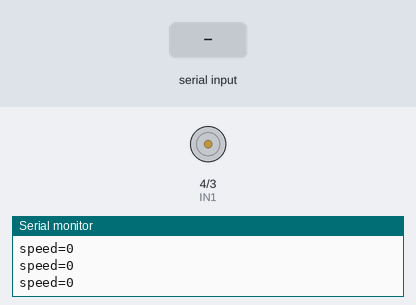
A sketch run on a simulated Arduino Uno, built with avr-gcc and run on an emulated ATmega328P. Parts: motor-driver pin pairs drawn as motors (green arrow = first pin HIGH = forward, orange = second pin HIGH = backward, longer = more drive, scaled by the enable pin), the last lines printed to the serial monitor. Inputs (shaded band) come from the test bench.

Above: at 1.2 s.
1.3 s: "speed 90\n" received over Serial
At 2.2 s:
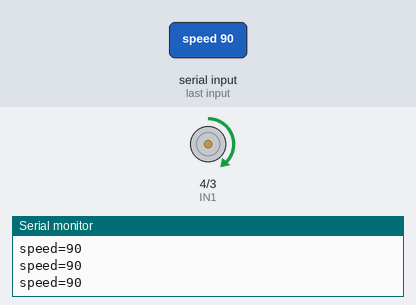
2.9 s: "speed ,45\n" received over Serial
At 3.5 s:
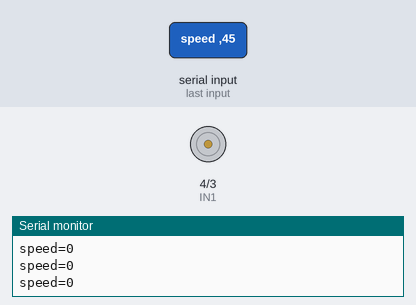
Timing chart, 0 to 5.9 s (numbered marks = the images above; inputs shaded):
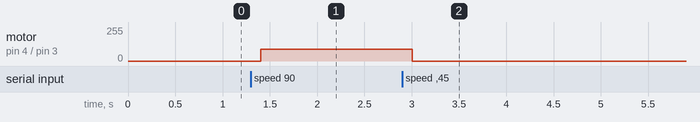

Measured:
- after the input at 1.3 s, motor on pin 4 (IN1) / pin 3 (IN2): stopped → forward 90/255 after 0.10 s
- after the input at 2.9 s, motor on pin 4 (IN1) / pin 3 (IN2): forward 90/255 → stopped after 0.10 s

The sketch:

l293d.ino
```cpp
// L293D: EN on D5 (PWM), IN1 on D4, IN2 on D3. Send "speed <-255..255>".
const int EN = 5, IN1 = 4, IN2 = 3;
int speed = 0;

void setup() {
  Serial.begin(115200);
  pinMode(EN, OUTPUT);
  pinMode(IN1, OUTPUT);
  pinMode(IN2, OUTPUT);
}

void loop() {
  if (Serial.available()) {
    String c = Serial.readStringUntil('\n');
    c.trim();
    if (c.startsWith("speed ")) speed = constrain(c.substring(6).toInt(), -255, 255);
  }
  digitalWrite(IN1, speed > 0 ? HIGH : LOW);
  digitalWrite(IN2, speed < 0 ? HIGH : LOW);
  analogWrite(EN, abs(speed));
  Serial.print("speed=");
  Serial.println(speed);
  delay(200);
}
```
